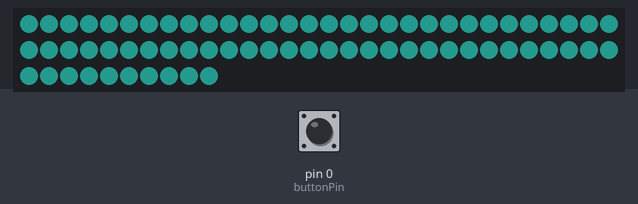
A sketch run on a simulated Arduino Uno, built with avr-gcc and run on an emulated ATmega328P. Parts: 70 RGB LEDs in strip order, left to right, continuing on the next row. The inputs (shaded band) are chosen by the test bench; at power-on: pin 0 (buttonPin) HIGH. Dim RGB values are drawn brighter than linear.

Above: at 1.3 s.
1.4 s: pin 0 (buttonPin) pulled LOW for 0.15 s
At 2.4 s:
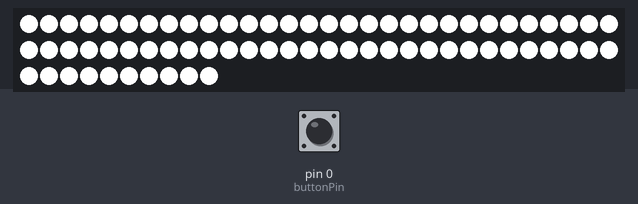
Timing chart, 0 to 4.4 s (numbered marks = the images above; inputs shaded):
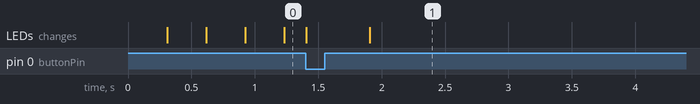

The sketch:

UnoButton_FPG_Flicker.ino.ino
```cpp
#include <FastLED.h>

FASTLED_USING_NAMESPACE

#if defined(FASTLED_VERSION) && (FASTLED_VERSION < 3001000)
#warning "Requires FastLED 3.1 or later; check github for latest code."
#endif

#define DATA_PIN    8
#define LED_TYPE    WS2812B
#define COLOR_ORDER GRB
#define NUM_LEDS    70
#define buttonPin   0
#define FRAMES_PER_SECOND 250
#define COUNT_OF(x) ((sizeof(x)/sizeof(0[x])) / ((size_t)(!(sizeof(x) % sizeof(0[x])))))

CRGB leds[NUM_LEDS];

int fadeAmount = 5;
int brightness = 0;

void fadeall()
  {
  for(int i = 0; i < NUM_LEDS; i++)
  { leds[i].nscale8(230); }
  }

void setup()
{
  delay(100); // 3 second delay for recovery
  pinMode (buttonPin,  INPUT_PULLUP);
  FastLED.addLeds<LED_TYPE,DATA_PIN,COLOR_ORDER>(leds, NUM_LEDS).setCorrection(TypicalLEDStrip);
}


// List of patterns to cycle through.  Each is defined as a separate function below.
typedef void (*SimplePatternList[])();
SimplePatternList gPatterns = { fadePulseGlow, flicker, };

uint8_t gCurrentPatternNumber = 0; // Index number of which pattern is current
uint8_t gHue = 0; // rotating "base color" used by many of the patterns

void loop()
{
  gPatterns[gCurrentPatternNumber]();

  FastLED.show();
  FastLED.delay(1000/FRAMES_PER_SECOND);
  EVERY_N_MILLISECONDS( 17 ) { gHue++; }

  if (digitalRead(buttonPin) == LOW)
  {
    delay(500);
    nextPattern();  // change patterns periodically
  }
}

#define ARRAY_SIZE(A) (sizeof(A) / sizeof((A)[0]))


void nextPattern()
{
  // add one to the current pattern number, and wrap around at the end
  gCurrentPatternNumber = (gCurrentPatternNumber + 1) % ARRAY_SIZE( gPatterns);
}

void fadePulseGlow()
{
   for(int i = 0; i < NUM_LEDS; i++ )
   {
   leds[i].setRGB(40,185,170);  // Set Color HERE!!!
   leds[i].fadeLightBy(brightness);
  }
  FastLED.show();
  brightness = brightness + fadeAmount;
  // reverse the direction of the fading at the ends of the fade:
  if(brightness == 0 || brightness == 255)
  {
    fadeAmount = -fadeAmount ;
  }
  delay(9);  // This delay sets speed of the fade. I usually do from 5-75 but you can always go higher.
}

void flicker()
{
  int scales [] = {255, 0, 150, 0, 150, 0, 100, 0};
  uint8_t hue = 50;
  uint8_t sat = 0;
  uint8_t val = 255;

  FastLED.showColor(CHSV(hue, sat, val), scales[0]);
  delay(8000); //global speed

  for(int i = 1; i < COUNT_OF(scales); i++)
      {
        FastLED.showColor(CHSV(hue, sat, val), scales[i]);
        delay(40); // flicker speed
      }

  delay(60); //length of color stay
}
```
